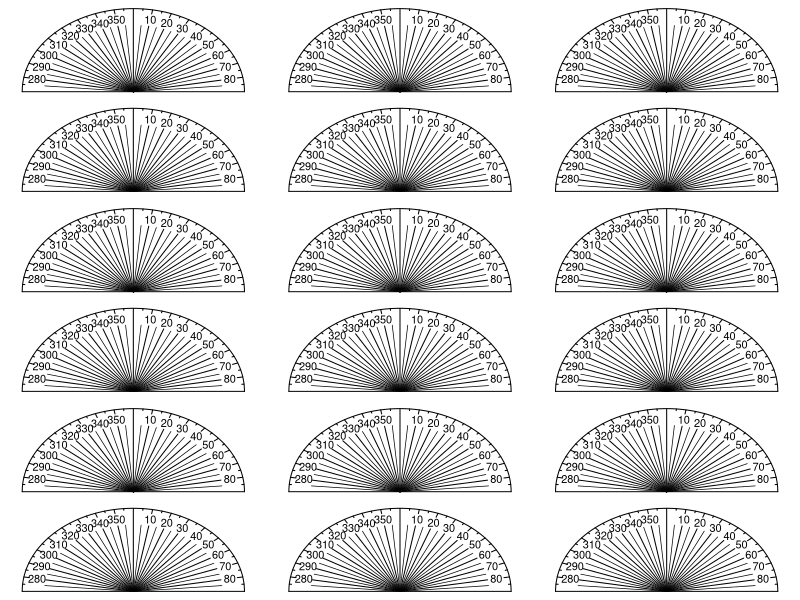

Reproduce this figure in R.
# This script generates custom protractors that can be used for measuring aperture bearings for ammonites
# The resulting sheet should be printed (and duplicated if necessary), then copied onto acetate and each protratcor individually cut out

pdf("/Users/eargtl/Documents/Teaching/statsforgeologists/Ammonite_quadrats/Protractor.pdf", height = 7, width = 7)

par(mfrow = c(3, 3), mar = c(0.1, 0.1, 0.1, 0.1))

for(k in 1:9) {
  
  plot(x = 0, y = 0, xlim = c(-50, 1050), ylim = c(-50, 1050), type = "n", xlab = "", ylab = "", xaxt = "n", yaxt = "n", bty = "n")
  
  origin <- 550
  
  points(x = c(500 - abs(cos((0:90) * (pi / 180)) * 500), rev(500 + abs(cos((0:90) * (pi / 180)) * 500))), y = c(origin + abs(sin((0:90) * (pi / 180)) * 500), rev(origin + abs(sin((0:90) * (pi / 180)) * 500))), type = "l")
  
  lines(x = c(500, 500), y = c(origin, origin + 500))
  lines(x = c(0, 1000), y = c(origin, origin))
  
  for(i in (1:8 * 10)) {
    
    adjacent1 <- abs(cos(i * (pi / 180)) * 500)
    adjacent2 <- abs(cos(i * (pi / 180)) * 475)
    adjacent3 <- abs(cos(i * (pi / 180)) * 440)
    adjacent4 <- abs(cos(i * (pi / 180)) * 400)
    
    opposite1 <- abs(sin(i * (pi / 180)) * 500)
    opposite2 <- abs(sin(i * (pi / 180)) * 475)
    opposite3 <- abs(sin(i * (pi / 180)) * 440)
    opposite4 <- abs(sin(i * (pi / 180)) * 400)
    
    lines(x = c(500, 500 - adjacent4), y = c(origin, origin + opposite4))
    
    lines(x = c(500, 500 + adjacent4), y = c(origin, origin + opposite4))
    
    lines(x = c(500 - adjacent2, 500 - adjacent1), y = c(origin + opposite2, origin + opposite1))
    
    lines(x = c(500 + adjacent2, 500 + adjacent1), y = c(origin + opposite2, origin + opposite1))
    
    text(x = 500 - adjacent3, y = origin + opposite3, labels = i + 270)
    text(x = 500 + adjacent3, y = origin + opposite3, labels = abs(90 - i))
    
  }
  
  for(i in seq(from = 5, to = 85, by = 10)) {
    
    adjacent1 <- abs(cos(i * (pi / 180)) * 500)
    adjacent2 <- abs(cos(i * (pi / 180)) * 490)
    adjacent3 <- abs(cos(i * (pi / 180)) * 400)
    
    opposite1 <- abs(sin(i * (pi / 180)) * 500)
    opposite2 <- abs(sin(i * (pi / 180)) * 490)
    opposite3 <- abs(sin(i * (pi / 180)) * 400)
    
    lines(x = c(500, 500 - adjacent3), y = c(origin, origin + opposite3), lwd = 0.7)
    
    lines(x = c(500, 500 + adjacent3), y = c(origin, origin + opposite3), lwd = 0.7)
    
    lines(x = c(500 - adjacent2, 500 - adjacent1), y = c(origin + opposite2, origin + opposite1))
    
    lines(x = c(500 + adjacent2, 500 + adjacent1), y = c(origin + opposite2, origin + opposite1))
    
  }
  
  origin <- -50
  
  points(x = c(500 - abs(cos((0:90) * (pi / 180)) * 500), rev(500 + abs(cos((0:90) * (pi / 180)) * 500))), y = c(origin + abs(sin((0:90) * (pi / 180)) * 500), rev(origin + abs(sin((0:90) * (pi / 180)) * 500))), type = "l")
  
  lines(x = c(500, 500), y = c(origin, origin + 500))
  lines(x = c(0, 1000), y = c(origin, origin))
  
  for(i in (1:8 * 10)) {
    
    adjacent1 <- abs(cos(i * (pi / 180)) * 500)
    adjacent2 <- abs(cos(i * (pi / 180)) * 475)
    adjacent3 <- abs(cos(i * (pi / 180)) * 440)
    adjacent4 <- abs(cos(i * (pi / 180)) * 400)
    
    opposite1 <- abs(sin(i * (pi / 180)) * 500)
    opposite2 <- abs(sin(i * (pi / 180)) * 475)
    opposite3 <- abs(sin(i * (pi / 180)) * 440)
    opposite4 <- abs(sin(i * (pi / 180)) * 400)
    
    lines(x = c(500, 500 - adjacent4), y = c(origin, origin + opposite4))
    
    lines(x = c(500, 500 + adjacent4), y = c(origin, origin + opposite4))
    
    lines(x = c(500 - adjacent2, 500 - adjacent1), y = c(origin + opposite2, origin + opposite1))
    
    lines(x = c(500 + adjacent2, 500 + adjacent1), y = c(origin + opposite2, origin + opposite1))
    
    text(x = 500 - adjacent3, y = origin + opposite3, labels = i + 270)
    text(x = 500 + adjacent3, y = origin + opposite3, labels = abs(90 - i))
    
  }
  
  for(i in seq(from = 5, to = 85, by = 10)) {
    
    adjacent1 <- abs(cos(i * (pi / 180)) * 500)
    adjacent2 <- abs(cos(i * (pi / 180)) * 490)
    adjacent3 <- abs(cos(i * (pi / 180)) * 400)
    
    opposite1 <- abs(sin(i * (pi / 180)) * 500)
    opposite2 <- abs(sin(i * (pi / 180)) * 490)
    opposite3 <- abs(sin(i * (pi / 180)) * 400)
    
    lines(x = c(500, 500 - adjacent3), y = c(origin, origin + opposite3), lwd = 0.7)
    
    lines(x = c(500, 500 + adjacent3), y = c(origin, origin + opposite3), lwd = 0.7)
    
    lines(x = c(500 - adjacent2, 500 - adjacent1), y = c(origin + opposite2, origin + opposite1))
    
    lines(x = c(500 + adjacent2, 500 + adjacent1), y = c(origin + opposite2, origin + opposite1))
    
  }

}

dev.off()
